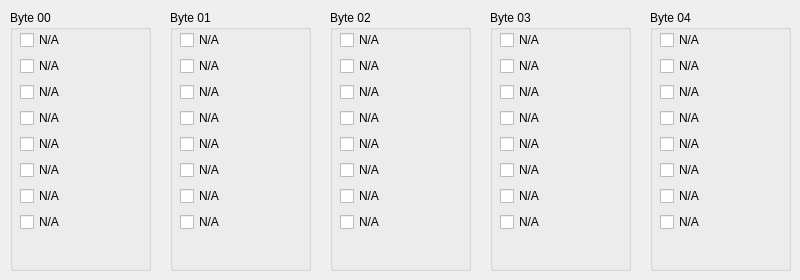
     <widget class="QWidget" name="tab_2">
      <attribute name="title">
       <string>0400</string>
      </attribute>
      <widget class="QGroupBox" name="groupBox_9">
       <property name="geometry">
        <rect>
         <x>10</x>
         <y>10</y>
         <width>141</width>
         <height>261</height>
        </rect>
       </property>
       <property name="title">
        <string>Byte 00</string>
       </property>
       <widget class="QWidget" name="layoutWidget_5">
        <property name="geometry">
         <rect>
          <x>10</x>
          <y>20</y>
          <width>72</width>
          <height>204</height>
         </rect>
        </property>
        <layout class="QVBoxLayout" name="verticalLayout_6">
         <item>
          <widget class="QCheckBox" name="checkBox_41">
           <property name="text">
            <string>N/A</string>
           </property>
          </widget>
         </item>
         <item>
          <widget class="QCheckBox" name="checkBox_42">
           <property name="text">
            <string>N/A</string>
           </property>
          </widget>
         </item>
         <item>
          <widget class="QCheckBox" name="checkBox_43">
           <property name="text">
            <string>N/A</string>
           </property>
          </widget>
         </item>
         <item>
          <widget class="QCheckBox" name="checkBox_44">
           <property name="text">
            <string>N/A</string>
           </property>
          </widget>
         </item>
         <item>
          <widget class="QCheckBox" name="checkBox_45">
           <property name="text">
            <string>N/A</string>
           </property>
          </widget>
         </item>
         <item>
          <widget class="QCheckBox" name="checkBox_46">
           <property name="text">
            <string>N/A</string>
           </property>
          </widget>
         </item>
         <item>
          <widget class="QCheckBox" name="checkBox_47">
           <property name="text">
            <string>N/A</string>
           </property>
          </widget>
         </item>
         <item>
          <widget class="QCheckBox" name="checkBox_48">
           <property name="text">
            <string>N/A</string>
           </property>
          </widget>
         </item>
        </layout>
       </widget>
      </widget>
      <widget class="QGroupBox" name="groupBox_10">
       <property name="geometry">
        <rect>
         <x>170</x>
         <y>10</y>
         <width>141</width>
         <height>261</height>
        </rect>
       </property>
       <property name="title">
        <string>Byte 01</string>
       </property>
       <widget class="QWidget" name="layoutWidget_7">
        <property name="geometry">
         <rect>
          <x>10</x>
          <y>20</y>
          <width>72</width>
          <height>204</height>
         </rect>
        </property>
        <layout class="QVBoxLayout" name="verticalLayout_8">
         <item>
          <widget class="QCheckBox" name="checkBox_57">
           <property name="text">
            <string>N/A</string>
           </property>
          </widget>
         </item>
         <item>
          <widget class="QCheckBox" name="checkBox_58">
           <property name="text">
            <string>N/A</string>
           </property>
          </widget>
         </item>
         <item>
          <widget class="QCheckBox" name="checkBox_59">
           <property name="text">
            <string>N/A</string>
           </property>
          </widget>
         </item>
         <item>
          <widget class="QCheckBox" name="checkBox_60">
           <property name="text">
            <string>N/A</string>
           </property>
          </widget>
         </item>
         <item>
          <widget class="QCheckBox" name="checkBox_61">
           <property name="text">
            <string>N/A</string>
           </property>
          </widget>
         </item>
         <item>
          <widget class="QCheckBox" name="checkBox_62">
           <property name="text">
            <string>N/A</string>
           </property>
          </widget>
         </item>
         <item>
          <widget class="QCheckBox" name="checkBox_63">
           <property name="text">
            <string>N/A</string>
           </property>
          </widget>
         </item>
         <item>
          <widget class="QCheckBox" name="checkBox_64">
           <property name="text">
            <string>N/A</string>
           </property>
          </widget>
         </item>
        </layout>
       </widget>
      </widget>
      <widget class="QGroupBox" name="groupBox_11">
       <property name="geometry">
        <rect>
         <x>330</x>
         <y>10</y>
         <width>141</width>
         <height>261</height>
        </rect>
       </property>
       <property name="title">
        <string>Byte 02</string>
       </property>
       <widget class="QWidget" name="layoutWidget_8">
        <property name="geometry">
         <rect>
          <x>10</x>
          <y>20</y>
          <width>72</width>
          <height>204</height>
         </rect>
        </property>
        <layout class="QVBoxLayout" name="verticalLayout_9">
         <item>
          <widget class="QCheckBox" name="checkBox_65">
           <property name="text">
            <string>N/A</string>
           </property>
          </widget>
         </item>
         <item>
          <widget class="QCheckBox" name="checkBox_66">
           <property name="text">
            <string>N/A</string>
           </property>
          </widget>
         </item>
         <item>
          <widget class="QCheckBox" name="checkBox_67">
           <property name="text">
            <string>N/A</string>
           </property>
          </widget>
         </item>
         <item>
          <widget class="QCheckBox" name="checkBox_68">
           <property name="text">
            <string>N/A</string>
           </property>
          </widget>
         </item>
         <item>
          <widget class="QCheckBox" name="checkBox_69">
           <property name="text">
            <string>N/A</string>
           </property>
          </widget>
         </item>
         <item>
          <widget class="QCheckBox" name="checkBox_70">
           <property name="text">
            <string>N/A</string>
           </property>
          </widget>
         </item>
         <item>
          <widget class="QCheckBox" name="checkBox_71">
           <property name="text">
            <string>N/A</string>
           </property>
          </widget>
         </item>
         <item>
          <widget class="QCheckBox" name="checkBox_72">
           <property name="text">
            <string>N/A</string>
           </property>
          </widget>
         </item>
        </layout>
       </widget>
      </widget>
      <widget class="QGroupBox" name="groupBox_12">
       <property name="geometry">
        <rect>
         <x>490</x>
         <y>10</y>
         <width>141</width>
         <height>261</height>
        </rect>
       </property>
       <property name="title">
        <string>Byte 03</string>
       </property>
       <widget class="QWidget" name="layoutWidget_9">
        <property name="geometry">
         <rect>
          <x>10</x>
          <y>20</y>
          <width>72</width>
          <height>204</height>
         </rect>
        </property>
        <layout class="QVBoxLayout" name="verticalLayout_10">
         <item>
          <widget class="QCheckBox" name="checkBox_73">
           <property name="text">
            <string>N/A</string>
           </property>
          </widget>
         </item>
         <item>
          <widget class="QCheckBox" name="checkBox_74">
           <property name="text">
            <string>N/A</string>
           </property>
          </widget>
         </item>
         <item>
          <widget class="QCheckBox" name="checkBox_75">
           <property name="text">
            <string>N/A</string>
           </property>
          </widget>
         </item>
         <item>
          <widget class="QCheckBox" name="checkBox_76">
           <property name="text">
            <string>N/A</string>
           </property>
          </widget>
         </item>
         <item>
          <widget class="QCheckBox" name="checkBox_77">
           <property name="text">
            <string>N/A</string>
           </property>
          </widget>
         </item>
         <item>
          <widget class="QCheckBox" name="checkBox_78">
           <property name="text">
            <string>N/A</string>
           </property>
          </widget>
         </item>
         <item>
          <widget class="QCheckBox" name="checkBox_79">
           <property name="text">
            <string>N/A</string>
           </property>
          </widget>
         </item>
         <item>
          <widget class="QCheckBox" name="checkBox_80">
           <property name="text">
            <string>N/A</string>
           </property>
          </widget>
         </item>
        </layout>
       </widget>
      </widget>
      <widget class="QGroupBox" name="groupBox_13">
       <property name="geometry">
        <rect>
         <x>650</x>
         <y>10</y>
         <width>141</width>
         <height>261</height>
        </rect>
       </property>
       <property name="title">
        <string>Byte 04</string>
       </property>
       <widget class="QWidget" name="layoutWidget_11">
        <property name="geometry">
         <rect>
          <x>10</x>
          <y>20</y>
          <width>72</width>
          <height>204</height>
         </rect>
        </property>
        <layout class="QVBoxLayout" name="verticalLayout_12">
         <item>
          <widget class="QCheckBox" name="checkBox_89">
           <property name="text">
            <string>N/A</string>
           </property>
          </widget>
         </item>
         <item>
          <widget class="QCheckBox" name="checkBox_90">
           <property name="text">
            <string>N/A</string>
           </property>
          </widget>
         </item>
         <item>
          <widget class="QCheckBox" name="checkBox_91">
           <property name="text">
            <string>N/A</string>
           </property>
          </widget>
         </item>
         <item>
          <widget class="QCheckBox" name="checkBox_92">
           <property name="text">
            <string>N/A</string>
           </property>
          </widget>
         </item>
         <item>
          <widget class="QCheckBox" name="checkBox_93">
           <property name="text">
            <string>N/A</string>
           </property>
          </widget>
         </item>
         <item>
          <widget class="QCheckBox" name="checkBox_94">
           <property name="text">
            <string>N/A</string>
           </property>
          </widget>
         </item>
         <item>
          <widget class="QCheckBox" name="checkBox_95">
           <property name="text">
            <string>N/A</string>
           </property>
          </widget>
         </item>
         <item>
          <widget class="QCheckBox" name="checkBox_96">
           <property name="text">
            <string>N/A</string>
           </property>
          </widget>
         </item>
        </layout>
       </widget>
      </widget>
     </widget>
